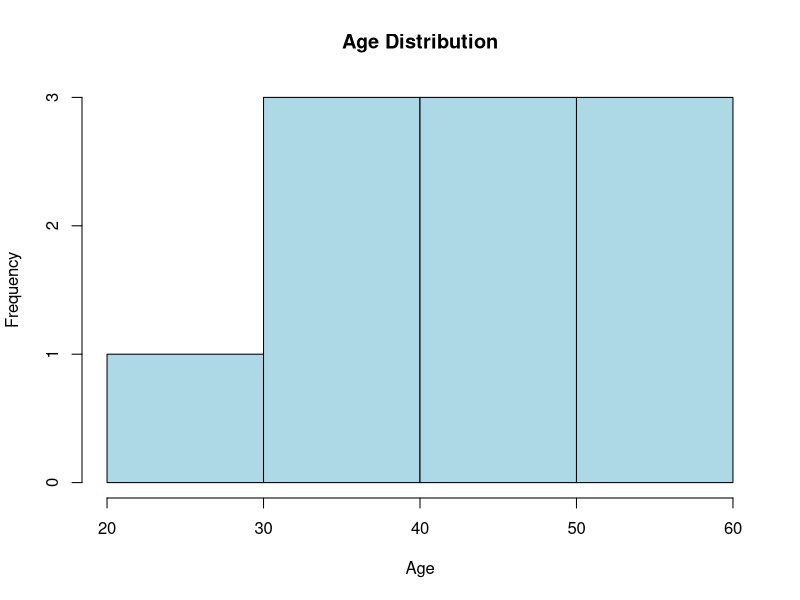
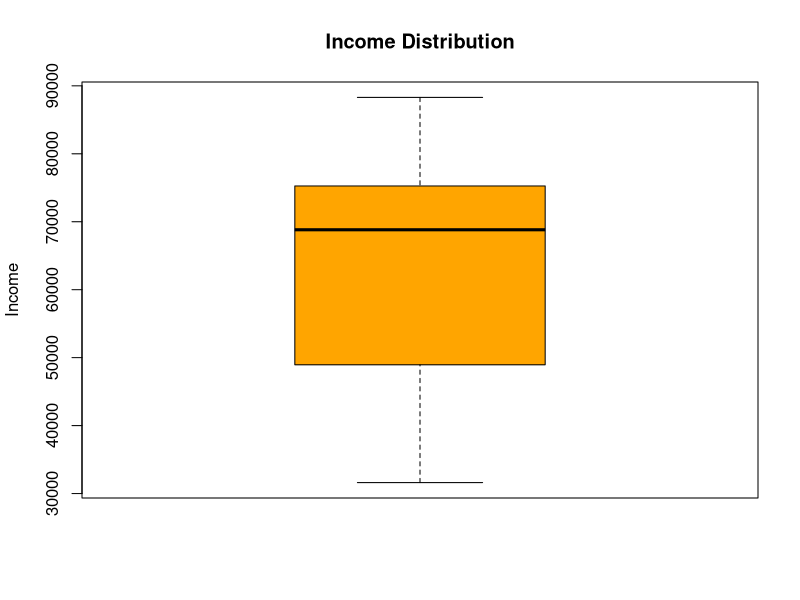
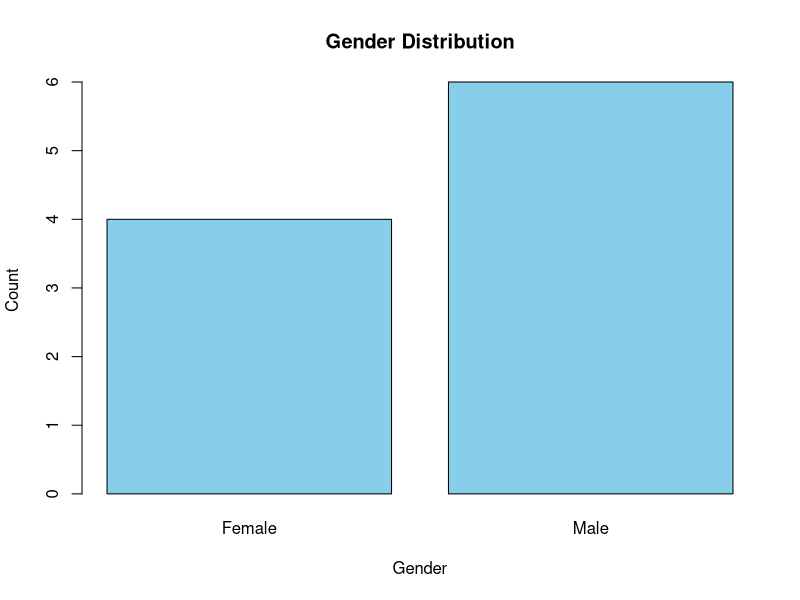
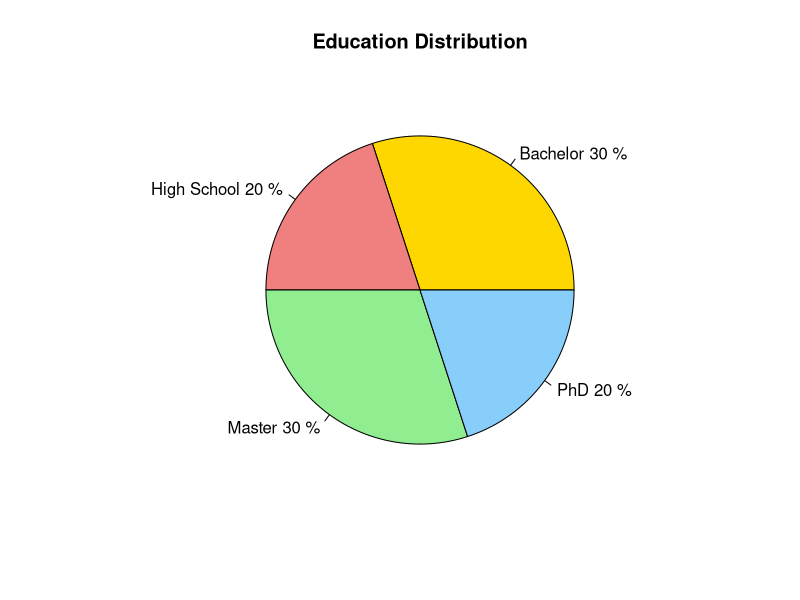

R code for these plots, in order:
# Load required libraries
library(ggplot2)

# Create the dataset
set.seed(123)  # For reproducibility
df <- data.frame(
  ID = 1:10,
  Age = sample(18:64, 10, replace = TRUE),
  Income = sample(30000:90000, 10, replace = TRUE),
  Gender = c('Male', 'Female', 'Male', 'Female', 'Male', 'Female', 'Male', 'Female', 'Male', 'Male'),
  Education = c('High School', 'Bachelor', 'Master', 'PhD', 'Bachelor', 'Master', 'Bachelor', 'PhD', 'High School', 'Master')
)

# View first few rows
cat("First 5 rows:\n")
print(head(df, 5))

# Summary statistics
cat("\nSummary:\n")
print(summary(df))

# Check for missing values
cat("\nMissing values in each column:\n")
print(colSums(is.na(df)))

# Unique values
cat("\nUnique Genders:\n")
print(unique(df$Gender))

cat("\nUnique Education Levels:\n")
print(unique(df$Education))

# Selected columns
selected_columns <- df[, c("Age", "Income")]
cat("\nSelected Columns (Age, Income):\n")

print(head(selected_columns))

# Filtered data
filtered_data <- subset(df, Age > 30)
cat("\nFiltered Data (Age > 30):\n")
print(head(filtered_data))

# Filtered rows
filtered_rows <- subset(df, Gender == 'Male' & Education == 'Master')
cat("\nFiltered Rows (Male with Master’s):\n")
print(head(filtered_rows))

# Show plots
# Age Histogram
dev.new()  # Opens a new plot window
hist(df$Age, breaks=5, col="lightblue", main="Age Distribution", xlab="Age", ylab="Frequency", border="black")

# Income Boxplot
dev.new()
boxplot(df$Income, main="Income Distribution", ylab="Income", col="orange")

# Gender Bar Chart
dev.new()
gender_counts <- table(df$Gender)
barplot(gender_counts, col="skyblue", main="Gender Distribution", xlab="Gender", ylab="Count")

# Education Pie Chart
dev.new()
education_counts <- table(df$Education)
pie(education_counts, main="Education Distribution", 
    col=c("gold", "lightcoral", "lightgreen", "lightskyblue"), 
    labels=paste(names(education_counts), round(100*education_counts/sum(education_counts), 1), "%"))
